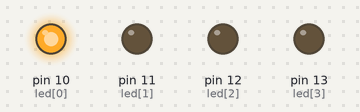
A sketch run on a simulated Arduino Uno, built with avr-gcc and run on an emulated ATmega328P. On the bench: output pins drawn as LEDs (lit = HIGH).

Above: at 0.1 s.
At 0.7 s:
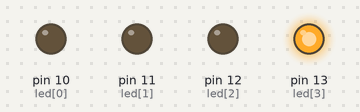
At 1.7 s:
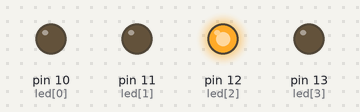
At 2.7 s:
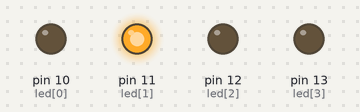
Timing chart, 0 to 3.0 s (numbered marks = the images above):
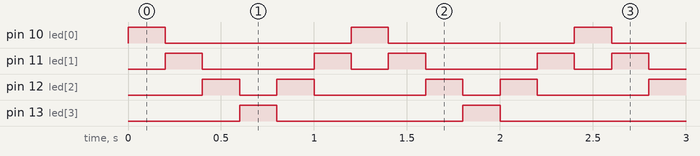

The sketch:

HW1.ino
```cpp
int led[] = {10,11,12,13};
int i;
int j=0;
bool reverse = false;
void setup() {
  for(i=0;i<4;i++)
  {
    pinMode(led[i], OUTPUT);
  }
}

void loop() {
  for(i=0;i<4;i++)
  {
    digitalWrite(led[i],LOW);
  }
  digitalWrite(led[j], HIGH);
  delay(200);
  if (reverse == true) {
    j--;
  } else {
    j++;
  }
  if(j==3)
    reverse = true;
  else if (j== 0) {
    reverse = false;
  }
}
```

Measured:
- by itself, pin 10 (led[0]), pin 13 (led[3]): alternates HIGH for 0.20 s and LOW for 1.0 s
- by itself, pin 11 (led[1]): repeats every 1.2 s: LOW 0.60 s, HIGH 0.20 s, LOW 0.20 s, HIGH 0.20 s
- by itself, pin 12 (led[2]): repeats every 1.2 s: LOW 0.20 s, HIGH 0.20 s, LOW 0.60 s, HIGH 0.20 s
